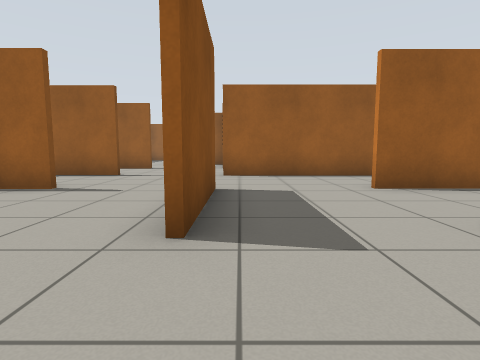
[1] (above)

20 first-person views from a walk through a robot-simulator world made for Gazebo. The camera is 0.72 m above the floor, tilts 6° down and sees 80° across. The floor is counted in squares, 1 m on a side. Each view is taken from the middle of a square. On the plan, view 1 faces up. The plan holds only what a view shows up to about 10 squares ahead; the rest is blank.

[2]
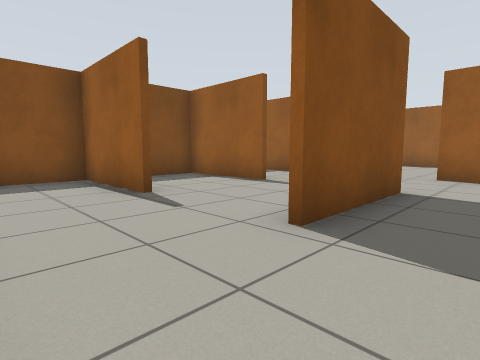

[3]
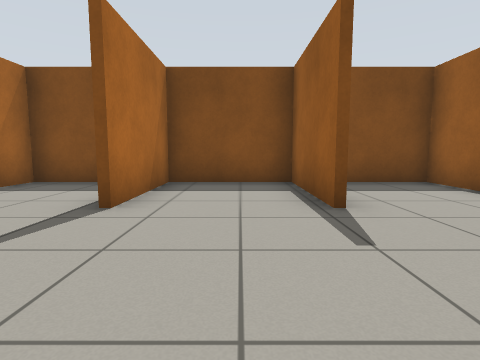

[4]
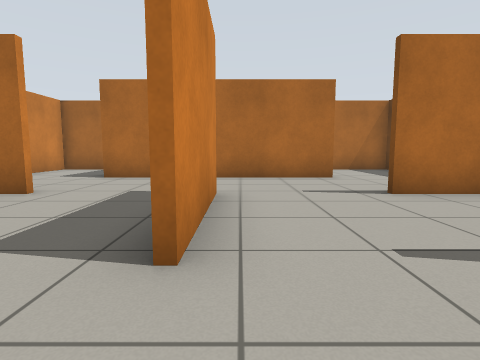

[5]
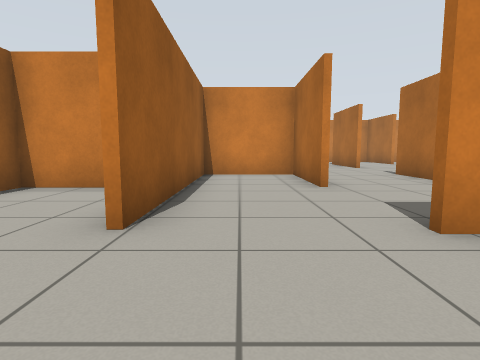

[6]
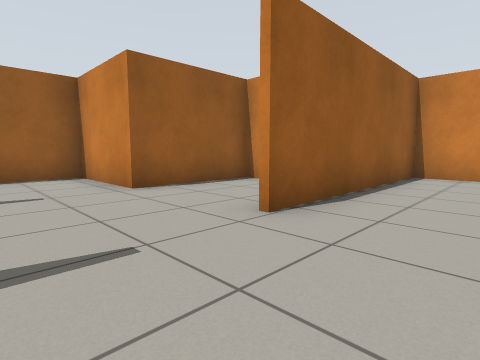

[7]
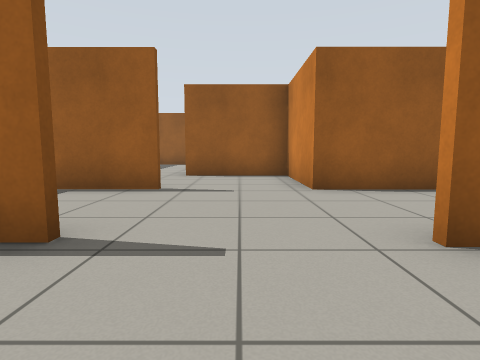

[8]
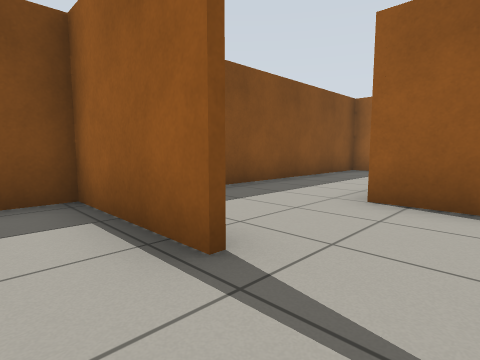

[9]
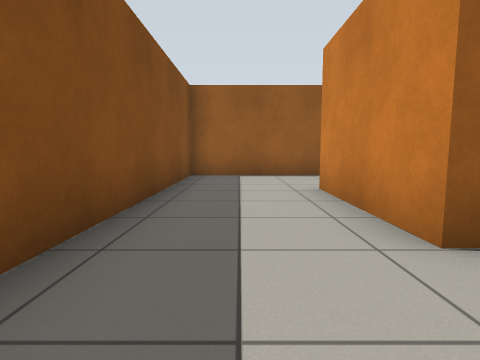

[10]
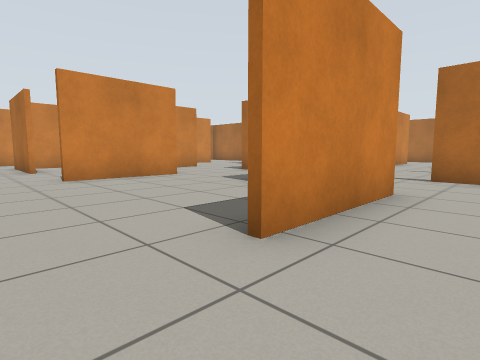

[11]
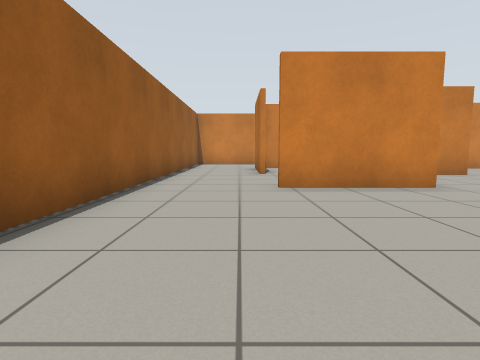

[12]
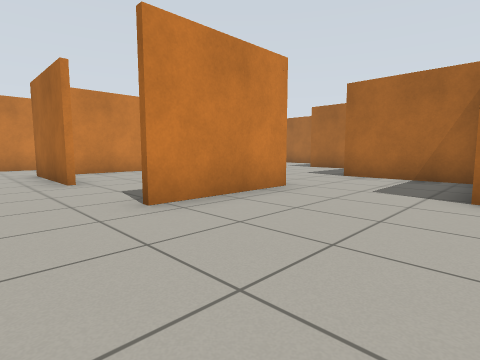

[13]
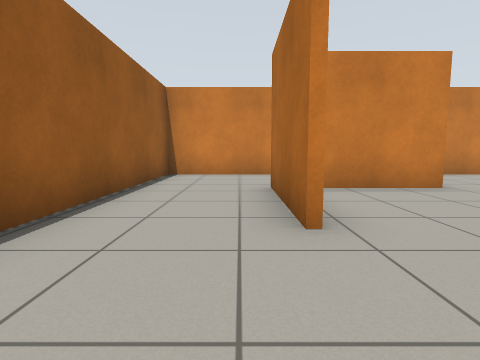

[14]
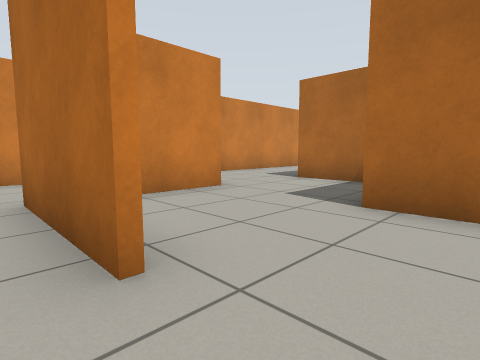

[15]
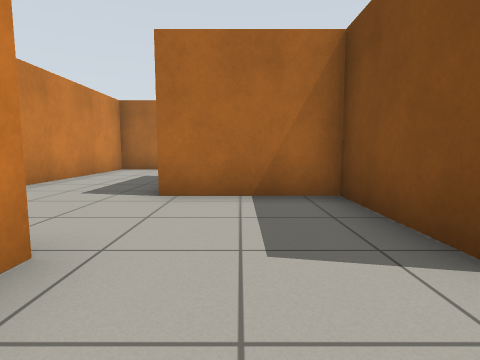

[16]
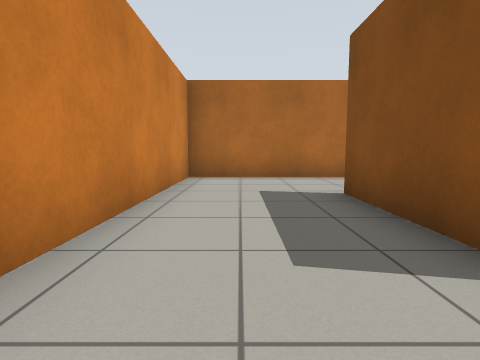

[17]
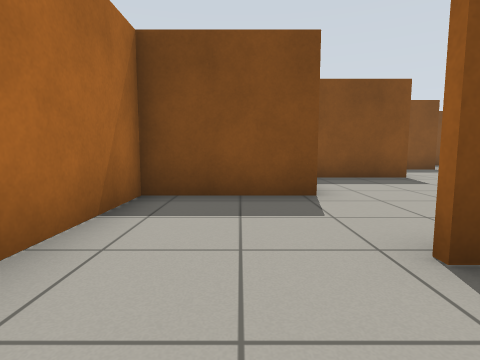

[18]
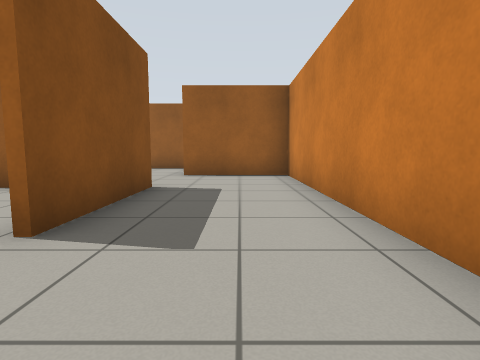

[19]
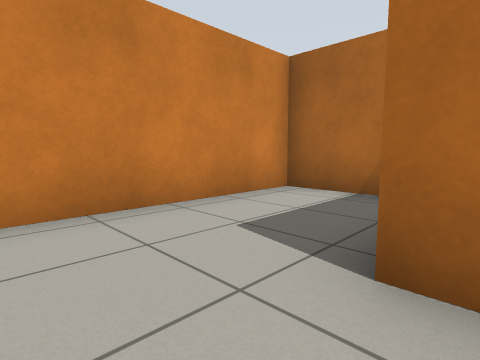

[20]
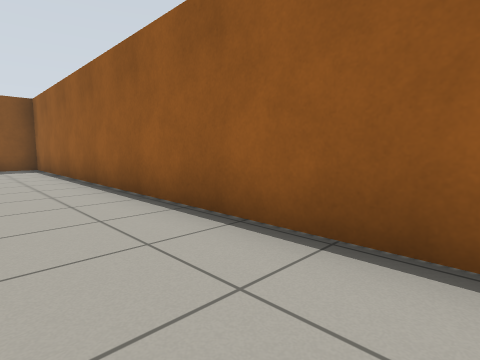

### Floor plan
Points are (right, up) in squares from view 1. A wall is a line through its corners. A room is listed if a view was taken in it or the views show most of it. See-through windows are left out.
Room 1 (views 1, 2, 3, 4, 5, 6, 7, 8)
walls: (-3.4, 5.3) (-6.5, 5.3); (-0.5, 5.4) (-0.5, 2.2); (-0.6, 2.2) (-0.6, 5.4); (-3.4, 8.1) (-6.4, 8.1) (-6.4, 2.1); (0.5, 8.1) (-0.5, 8.1); (-6.5, 5.4) (-3.4, 5.4); (-6.5, 2.4) (-3.4, 2.4); (-3.5, -0.5) (-0.4, -0.5); (2.4, 9.5) (2.4, 11.2) (-0.6, 11.2); (-3.4, 11.2) (-6.4, 11.2) (-6.4, 9.4); (1.3, -0.5) (2.6, -0.5)
ways out: opening at (-2.5, 11) to room 2; opening at (0, 6.5) to room 6; opening at (1.5, 5) to room 6; opening at (-4, 0.5); opening at (3, 0.5); opening at (3, 3.5)
Room 2 (views 9, 10, 11)
walls: (-4.4, 11.3) (-3.4, 11.3); (-2.4, 20.1) (-6.4, 20.1) (-6.4, 13.5); (-0.6, 11.2) (-0.6, 14) (-3.5, 14) (-3.5, 17.4)
ways out: opening at (-2.5, 11) to room 1; opening at (-3, 18.5) to room 3
Room 3 (views 12, 13)
walls: (2.4, 14.1) (2.4, 17.4); (3.5, 20.1) (-2.4, 20.1); (-0.2, 11.3) (2.6, 11.3); (5.4, 11.4) (5.4, 12.4)
ways out: opening at (-3, 18.5) to room 2; opening at (3, 18.5) to room 4; opening at (4, 11) to room 5
Room 4 (views 14, 19, 20)
walls: (5.5, 17.4) (8.6, 17.4); (9.5, 14.4) (11.4, 14.4); (11.4, 14.1) (11.4, 20.1) (3.5, 20.1)
ways out: opening at (3, 18.5) to room 3; opening at (4.5, 17) to room 5
Room 5 (views 15, 16, 17, 18)
walls: (11.4, 14) (8.4, 14) (8.4, 16.5); (4.3, 14.4) (5.4, 14.4) (5.4, 11.6) (8.3, 11.6) (8.3, 8.2); (5.4, 8.2) (5.4, 5.4) (11.4, 5.4) (11.4, 14.1); (2.6, 11.3) (2.6, 9)
ways out: opening at (4, 11) to room 3; opening at (4.5, 17) to room 4
Room 6 (no view inside)
walls: (2.5, 5.4) (5.4, 5.4) (5.4, 8.1) (0.5, 8.1); (5.5, 6.6) (5.5, 8.1)
ways out: opening at (0, 6.5) to room 1; opening at (1.5, 5) to room 1

Positions as (right, up) in squares from view 1, and headings:
1: (0, 0), facing up
2: (1, 0), facing up-left
3: (0, 7), facing left
4: (-1, 7), facing down
5: (-3, 7), facing right
6: (-3, 6), facing up-right
7: (-2, 6), facing up
8: (-2, 10), facing up-left
9: (-5, 12), facing up
10: (-5, 19), facing down-right
11: (-3, 18), facing right
12: (-1, 19), facing down-right
13: (3, 18), facing right
14: (4, 18), facing down-right
15: (7, 16), facing down
16: (10, 13), facing down
17: (10, 7), facing left
18: (10, 6), facing up
19: (8, 19), facing down-right
20: (6, 18), facing up-left
